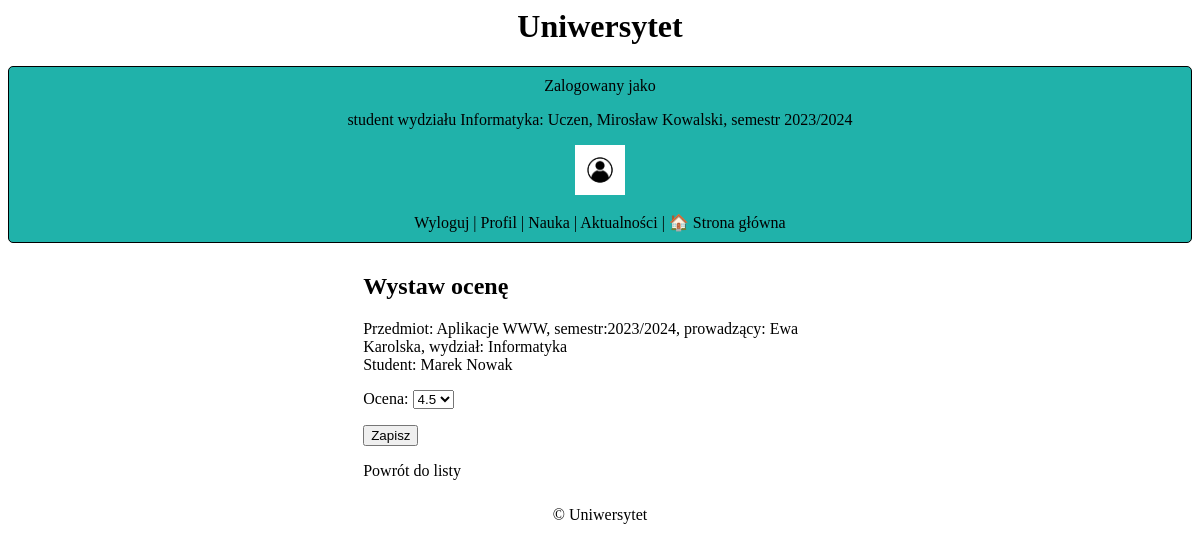
Screenshot of /education/12/update/ (signed in) with the database file from the repository.
### uczelnia/models.py (models this page shows, shortened)
class CustomUser(AbstractUser):
    first_name = models.CharField(max_length=100, blank=False, null=False)
    last_name = models.CharField(max_length=100, blank=False, null=False)
    avatar = models.ImageField(default='default.png', upload_to='profile_pics')
    birthday = models.DateField(default=date(2000, 1, 1))
    phone = models.CharField(max_length=9, blank=False)
    address = models.CharField(max_length=100, blank=False)
    semester = models.CharField(max_length=100, default="2023/2024")  # semestr na którym jest student
    department = models.ForeignKey(Department, on_delete=models.CASCADE,
                                   null=False)  # w jakim wydziale studiuje student lub zatrudniony jest pracownik
    is_employee = models.BooleanField(default=False)  # czy użytkownik jest pracownikiem
    is_verified = models.BooleanField(default=False) #veryfikacja przez admina
    def __str__(self):
        return self.first_name + " " + self.last_name + " "

class Department(models.Model):
    name = models.CharField(max_length=100, blank=False, null=False)
    def __str__(self):
        return self.name

class Education(models.Model):
    GRADE_CHOICES = [
        (2.0, '2.0'),
        (3.0, '3.0'),
        (3.5, '3.5'),
        (4.0, '4.0'),
        (4.5, '4.5'),
        (5.0, '5.0'),
    ]
    student = models.ForeignKey(CustomUser, on_delete=models.CASCADE) # którego studenta dotyczy ocena
    subject = models.ForeignKey(Subject, on_delete=models.CASCADE)  # z jakiego przedmiotu jest ocena
    effect = models.CharField(max_length=140, default="")
    grade = models.FloatField(choices=GRADE_CHOICES, default=2.0)

class Subject(models.Model):
    name = models.CharField(max_length=100, blank=False, null=False)  # nazwa przedmiotu
    purpose = models.TextField(default="")  # cel kształcenia
    effects = models.TextField(default="")  # efekty kształcenia
    teacher = models.ForeignKey(CustomUser, on_delete=models.CASCADE)  # przypiany do przedmiotu nauczyciel
    semester = models.CharField(max_length=100, default="2023/2024")  # semestr na którym jest student
    ects_points = models.IntegerField(default=0, verbose_name='Punkty ECTS')
    def __str__(self):
        return self.name + ", semestr:" + self.semester + ", prowadzący: " + self.teacher.first_name + " " + self.teacher.last_name + ", wydział: " + self.teacher.department.name

### uczelnia/views.py (the view, shortened to what this page needs)
# urls.py: path('education/<int:pk>/update/', EducationUpdateView.as_view(), name='education_update'),
class EducationUpdateView(UpdateView):
    model = Education
    template_name = 'education_update.html'
    success_url = reverse_lazy('education_list') #przekierowauje pod ten url po auktualizacji
    form_class = EducationUpdateForm

### uczelnia/forms.py
class EducationUpdateForm(forms.ModelForm): #aktualizacja oceny (uzywany w widoku)
    class Meta:
        model = Education
        fields = ['grade']
        labels = {'grade': 'Ocena'}

### uczelnia/templates/education_update.html (shortened to what this page needs)
{% extends 'base.html' %}
{% block content %}
  <h2>Wystaw ocenę</h2>
  Przedmiot: {{ education.subject }}<br>
  Student: {{ education.student }}<br>
  <form method="post">
    {{ form.as_p }}
    <button type="submit">Zapisz</button>
  </form>
  <a href="{% url 'education_list' %}">Powrót do listy</a>
{% endblock %}

### uczelnia/templates/base.html (shortened to what this page needs)
{% load static %}
<head>
  <link rel="stylesheet" href="{% static 'style.css' %}" />
</head>
<body>
  <center>
      <h1>Uniwersytet</h1>
      <header>
          {% if user.is_authenticated %}
          Zalogowany jako
        {% if user.is_superuser %}
          <p>Administrator: {{ user.username }}</p>
        {% elif user.is_employee %}
          <p>pracownik wydziału {{user.department}}: {{ user.username }}, {{user.first_name}} {{user.last_name}}</p>
        {% else %}
          <p>student wydziału {{user.department}}: {{ user.username }}, {{user.first_name}} {{user.last_name}}, semestr {{user.semester}}</p>
        {% endif %}
        <img src="{{user.avatar.url}}" width="50px">
<br>  <br>
      <a href="{% url 'logout' %}">Wyloguj</a>
      |
      <a href="{% url 'edit_profile' %}">Profil</a>
      |
        {% if user.is_superuser %}
          <p>Administrator: {{ user.username }}</p>
            <a href="{% url 'admin_home' %}">Panel Administratora</a> |
          <a href="{% url 'verification_list' %}">Weryfikacja użytkowników</a> |
            <a href="{% url 'news_list' %}">Aktualności</a>
        {% else %}
              <a href="{% url 'education_list' %}">Nauka</a> |
            <a href="{% url 'news_list' %}">Aktualności</a>
        {% endif %}
      {% else %}
      <p>Nie jesteś zalogowany</p>
      <a href="{% url 'login' %}">Logowanie</a>|
      <a href="{% url 'signup' %}">Rejestracja</a>
      {% endif %} |
      <a href="{% url 'home' %}">🏠 Strona główna</a>
    </header>
  </center>
  <main class="center">{% block content %} {% endblock %}</main>
  <center>
    <footer>
      <p>&copy; {{ year }} Uniwersytet</p>
    </footer>
  </center>
</body>

### uczelnia/static/style.css (style rules this page uses)
body { font-family: verdana; }
a:link { color: #000000; text-decoration: none; }
.center { margin: auto; width: 40%; padding: 10px; }
header { margin-left: auto; margin-right: auto; background-color: lightseagreen; border-radius: 5px; border: #000000 1px solid; padding: 10px; }
main { margin-left: auto; margin-right: auto; }
footer { margin-left: auto; margin-right: auto; }

### rows the page displays
CustomUser: department "Informatyka", username "Uczen", first_name "Mirosław", last_name "Kowalski", semester "2023/2024", avatar (placeholder picture)
Education: subject "Aplikacje WWW, semestr:2023/2024, prowadzący: Ewa Karolska, wydział: Informatyka", student "Marek Nowak"
